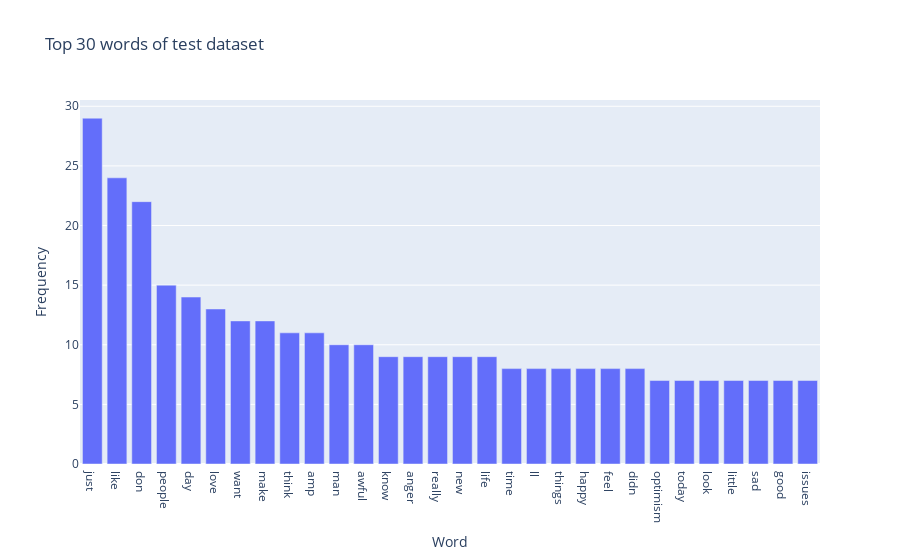

Source (notebook cell):
### Code cell
count_vect = CountVectorizer(stop_words='english')
test_counts = count_vect.fit_transform(test_df['text'])

top_n = 30

test_frequency = np.asarray(test_counts.sum(axis=0))[0]

test_words = pd.DataFrame({
    'Word': count_vect.get_feature_names_out(),
    'Frequency': test_frequency
})
print(test_words)

sorted_test_words = test_words.sort_values(by='Frequency', ascending=False)
top_n_sorted_test_words = sorted_test_words.head(top_n)

fig = px.bar(
    top_n_sorted_test_words,
    x='Word',
    y='Frequency',
    title=f'Top {top_n} words of test dataset',
    labels={'Word': 'Word', 'Frequency': 'Frequency'},
)

fig.show()

### Figure 1 — Plotly figure (JSON) as saved in the notebook; plotly's stock layout.template omitted (floating-point values rounded to 4 significant figures)
{"data": [{"hovertemplate": "Word=%{x}<br>Frequency=%{y}<extra></extra>", "legendgroup": "", "marker": {"color": "#636efa", "pattern": {"shape": ""}}, "name": "", "orientation": "v", "showlegend": false, "textposition": "auto", "type": "bar", "x": ["just", "like", "don", "people", "day", "love", "want", "make", "think", "amp", "man", "awful", "know", "anger", "really", "new", "life", "time", "ll", "things", "happy", "feel", "didn", "optimism", "today", "look", "little", "sad", "good", "issues"], "xaxis": "x", "y": [29, 24, 22, 15, 14, 13, 12, 12, 11, 11, 10, 10, 9, 9, 9, 9, 9, 8, 8, 8, 8, 8, 8, 7, 7, 7, 7, 7, 7, 7], "yaxis": "y"}], "layout": {"barmode": "relative", "legend": {"tracegroupgap": 0}, "title": {"text": "Top 30 words of test dataset"}, "xaxis": {"anchor": "y", "domain": [0, 1], "title": {"text": "Word"}}, "yaxis": {"anchor": "x", "domain": [0, 1], "title": {"text": "Frequency"}}}}
